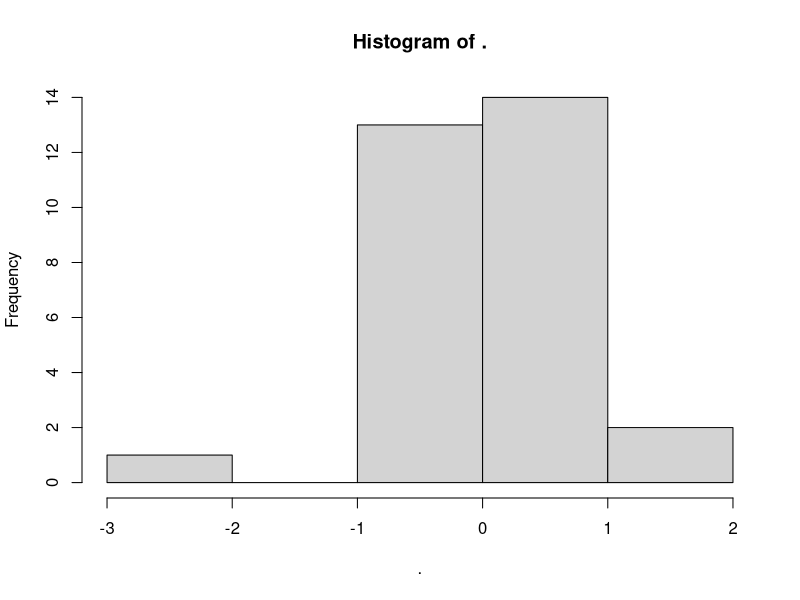
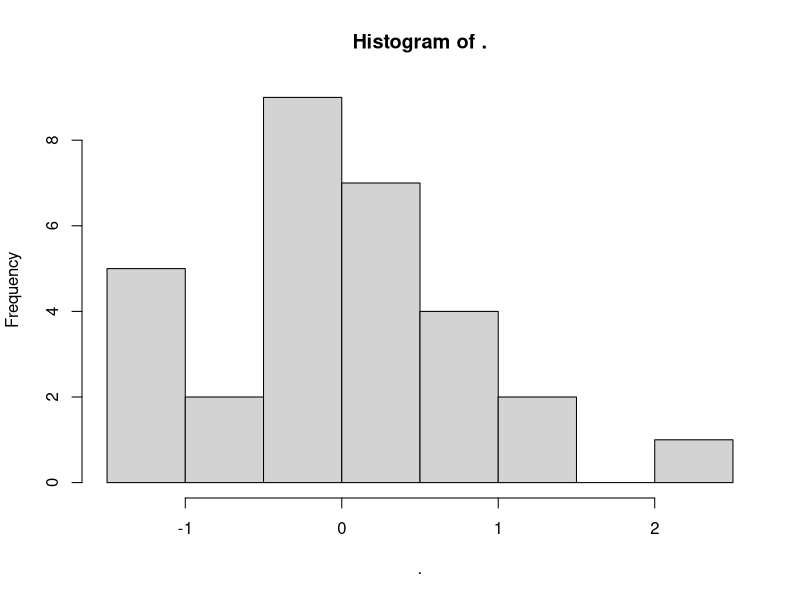
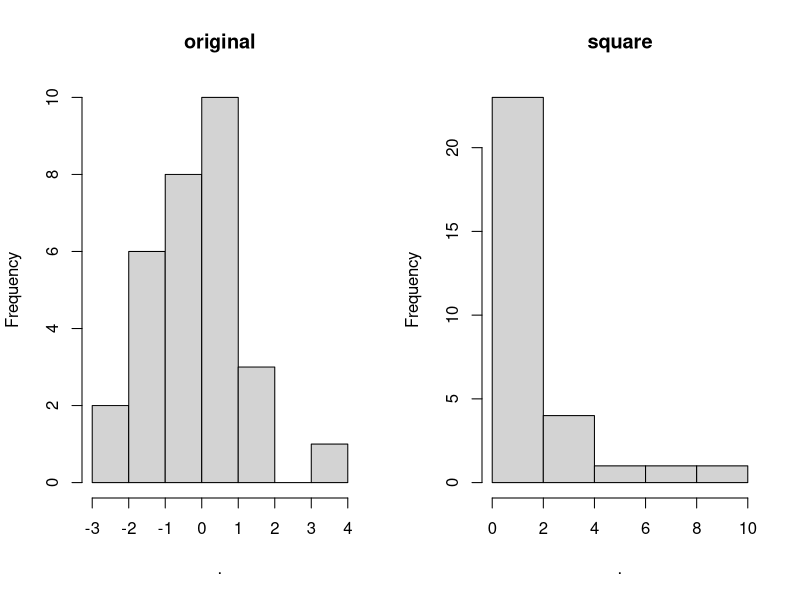

Write the R code that produced these figures, in order.
## ---- chunk 1
cat("
<style>
.reference {
  color: grey;
  font-size:11px;
}
#temp {
  font-size:25px;
}
#date {
  font-size:9px;
  color: grey;
}

* {
  font-size=15px;
}
h1, h2, h3 {
  color:;
  margin-top:40px;
  margin-bottom: 30px;
  //border-top:1px solid grey;
  padding-top:10px
}
h1 {
  border-bottom : 1px solid grey;
}

h2 {
  padding-bottom : 6px;
  border-bottom : 1px solid   #cccccc
;
}
.r {
  margin-top:15px;
  //font-size:18px;
}
body {
  //border-bottom:10px solid;
}
span.highlight {
  color:  #009900 ;
  background-color: #e6e6e6;
  font-size=55 px;

}
.hightlight2 {
  color:  #006bb3;
}

</style>
")
## ---- chunk 2
library(magrittr)
### without pipe operator:
set.seed(689)
n = (rnorm(50,3,5)-3)/5
ks.test(n,"pchisq",1)$p.value

### with pipe operator
# subtract(3) 也可寫成 '-'(3)
set.seed(689)
rnorm(50,3,5) %>% subtract(3) %>% divide_by(5) %>% ks.test("pchisq",1) %>% .$p.value
## ---- chunk 3
demo = "Amy_73/Tom_44/Alice_63/John_88/Alex_90/Tim_64"

### normally we'll do:
str_list = strsplit(demo,'[/,_]') # split string by '/' or '_' and return list
grade = str_list[[1]][seq(2,length(str_list[[1]]),2)]
mean(as.numeric(grade)) # chnage grade from string to number

### in one line:
mean(as.numeric(strsplit(demo,'[/,_]')[[1]][seq(2,12,2)]))

### with %>%
demo %>% strsplit(.,'[/,_]') %>% .[[1]] %>% .[seq(2,12,2)] %>% 
  as.numeric() %>% mean()
## ---- chunk 4
Orange %>% .[.$Tree==1,3] %>% diff()
## ---- chunk 5
Orange %$% .[Tree==2,3] %>% diff()
## ---- chunk 6
Orange %$% for(i in 1:3){
  print( .[Tree==i,3] %>% diff() )
}
## ---- chunk 7
(temp = rnorm(30) %>% hist())
## ---- chunk 8
(temp =rnorm(30) %T>% hist() )
## ---- chunk 9
par(mfrow=c(1,2))
(temp = rnorm(30) %T>% hist(,main="original") %>% 
    '^'(2) %T>% hist(,main="square"))
## ---- chunk 10
#走火入魔
lm1 = data.frame(a<-rnorm(30,2,5),b=a^2) %$%  
  lm(a~(a %>% exp())+b+(a^3 %>% abs()),data=.)

